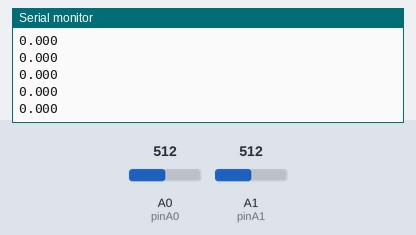
The sketch below on a simulated Arduino Uno, built with avr-gcc and run on an emulated ATmega328P. On the bench: the last lines printed to the serial monitor. Inputs (shaded band) come from the test bench; at power-on: A0 (pinA0) = 512, A1 (pinA1) = 512. No radio packets arrive unless stated.

Above: at 1.2 s.
1.3 s: A0 (pinA0) set to 716
At 1.33 s:
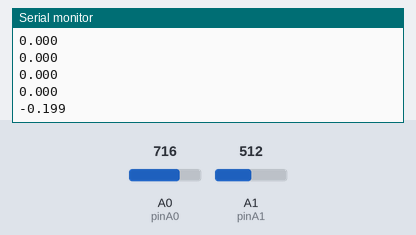
2.8 s: A1 (pinA1) set to 306
At 2.8 s:
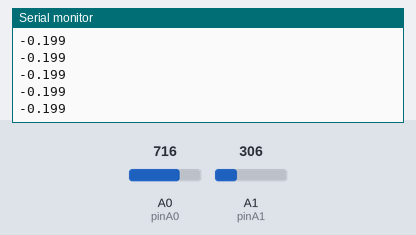
4.3 s: A0 (pinA0) set to 900
At 4.31 s:
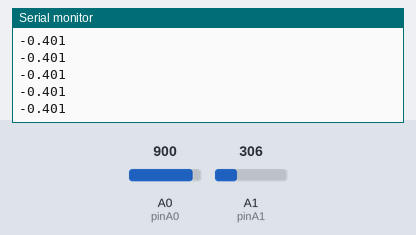
5.8 s: A1 (pinA1) set to 122
At 5.83 s:
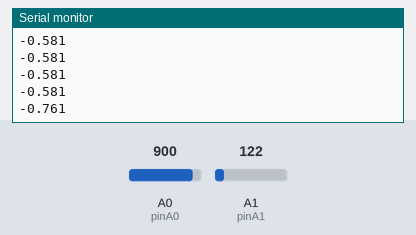
Timing chart, 0 to 8.3 s (numbered marks = the images above; inputs shaded):
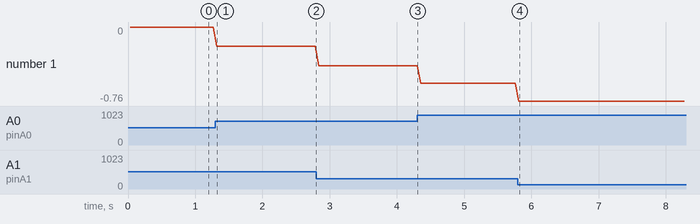

Measured:
- after the input at 1.3 s, the serial monitor: prints a new line at once (image 1)
- after the input at 5.8 s, the serial monitor: prints a new line at once (image 4)
- plotted number 1: 0 → -0.2 after the input at 1.3 s, -0.2 → -0.4 after the input at 2.8 s, -0.4 → -0.58 after the input at 4.3 s, -0.58 → -0.76 after the input at 5.8 s

The sketch:

send_good.ino
```cpp
#include <SPI.h>
#include <nRF24L01.h>
#include <RF24.h>

RF24 radio(7, 8); // CE=7, CSN=8
const byte address[6] = "00001"; // 송수신 주소 설정

const int pinA0 = A0; // A0 핀: 브릿지의 한 쪽 전압
const int pinA1 = A1; // A1 핀: 브릿지의 다른 쪽 전압
const float Vin = 1.0; // 입력 전압 (5V)
const float R1 = 1000.0; // R1 (1kΩ)
const float R2 = 1000.0; // R2 (1kΩ)
const float R3 = 1000.0; // R3 (1kΩ)

void setup() {
  Serial.begin(9600);  // 시리얼 모니터 초기화
  radio.begin();       // 라디오 초기화

  if (!radio.begin()) {
    Serial.println("NRF24L01 Initialization Failed!");
    while (1); // 초기화 실패 시 멈춤
  }

  radio.openWritingPipe(address); // 수신부 주소 설정
  radio.setPALevel(RF24_PA_LOW);  // 낮은 출력 전력으로 설정
  radio.stopListening();  // 송신 모드 설정
  Serial.println("Transmitter Ready");
}

void loop() {
  // A0, A1에서 전압 읽기
  int rawA0 = analogRead(pinA0);
  int rawA1 = analogRead(pinA1);

  // 아날로그 값을 전압 값으로 변환
  float VoutPlus = (rawA1 / 1023.0) * Vin;
  float VoutMinus = (rawA0 / 1023.0) * Vin;

  // 출력 전압 차이 계산
  float Vout = VoutPlus - VoutMinus;


  // Vout, R4 값을 송신
  radio.write(&Vout, sizeof(Vout));  // Vout 송신
  // radio.write(&R4, sizeof(R4));  // R4 송신

  // 시리얼로 Vout, R4 값 출력
  // Serial.print("Vout: ");
  Serial.println(Vout, 3);  // 소수점 3자리까지 출력
  // Serial.print("  R4: ");
  // Serial.println(R4, 3);  // 소수점 3자리까지 출력

  delay(50); // 100ms 대기
}
```
